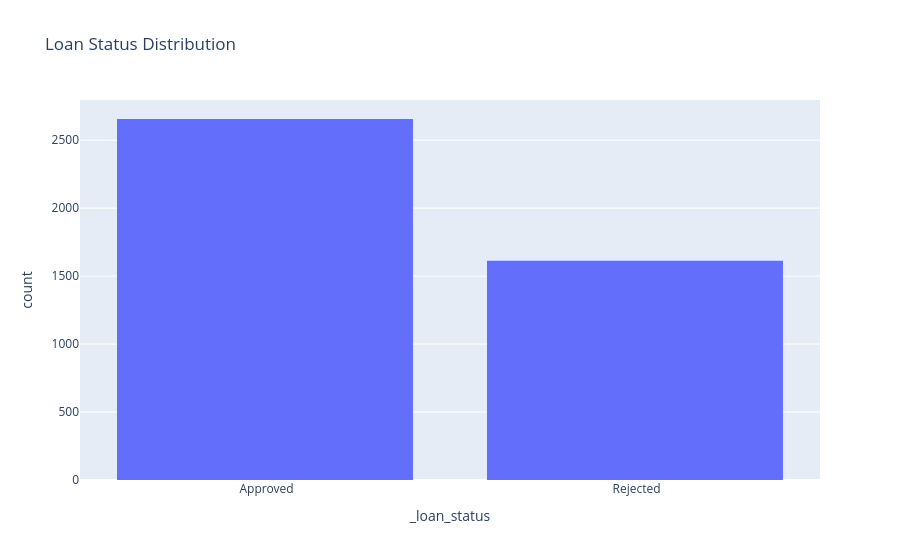

The notebook cell this image was saved under:
### Markdown cell above
## Data Exploration and Visualization

### Code cell
# Loan status distribution
fig_loan_status= px.histogram(data,x='_loan_status',title='Loan Status Distribution')
fig_loan_status.show()

### Figure 1 — Plotly figure (JSON) as saved in the notebook; plotly's stock layout.template omitted (floating-point values rounded to 4 significant figures; data arrays with more than 128 entries replaced by an {"elided": "..."} marker saying what was removed)
{"data": [{"bingroup": "x", "hovertemplate": "_loan_status=%{x}<br>count=%{y}<extra></extra>", "legendgroup": "", "marker": {"color": "#636efa", "pattern": {"shape": ""}}, "name": "", "orientation": "v", "showlegend": false, "type": "histogram", "x": {"elided": "4269 str values"}, "xaxis": "x", "yaxis": "y"}], "layout": {"barmode": "relative", "legend": {"tracegroupgap": 0}, "title": {"text": "Loan Status Distribution"}, "xaxis": {"anchor": "y", "domain": [0, 1], "title": {"text": "_loan_status"}}, "yaxis": {"anchor": "x", "domain": [0, 1], "title": {"text": "count"}}}}
